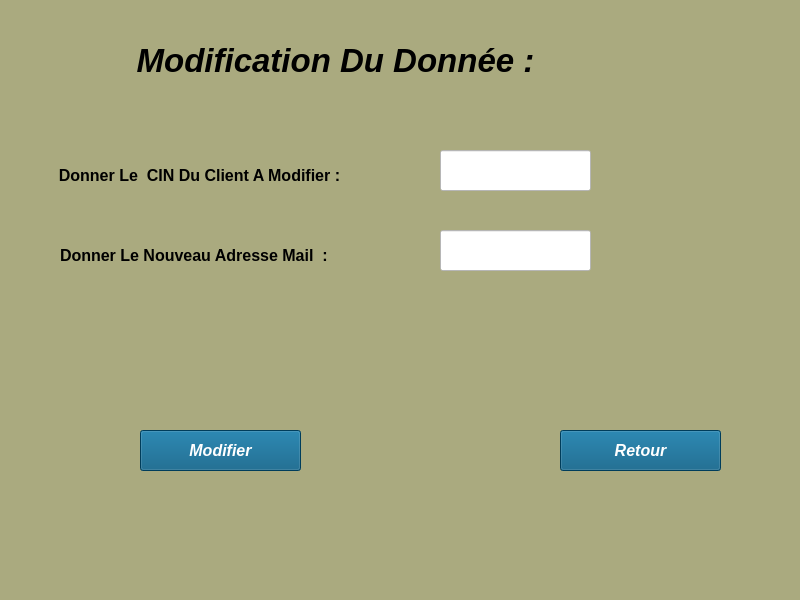
<?xml version="1.0" encoding="UTF-8"?>
<ui version="4.0">
 <class>Form</class>
 <widget class="QWidget" name="Form">
  <property name="geometry">
   <rect>
    <x>0</x>
    <y>0</y>
    <width>800</width>
    <height>600</height>
   </rect>
  </property>
  <property name="windowTitle">
   <string>Form</string>
  </property>
  <property name="styleSheet">
   <string notr="true">background-color: rgb(170, 170, 127);</string>
  </property>
  <widget class="QPushButton" name="annuler">
   <property name="geometry">
    <rect>
     <x>560</x>
     <y>430</y>
     <width>161</width>
     <height>41</height>
    </rect>
   </property>
   <property name="font">
    <font>
     <pointsize>12</pointsize>
     <weight>75</weight>
     <italic>true</italic>
     <bold>true</bold>
    </font>
   </property>
   <property name="styleSheet">
    <string notr="true">background-color: rgb(0, 85, 127);
color: rgb(255, 255, 255);</string>
   </property>
   <property name="text">
    <string>Retour</string>
   </property>
  </widget>
  <widget class="QPushButton" name="modifier">
   <property name="geometry">
    <rect>
     <x>140</x>
     <y>430</y>
     <width>161</width>
     <height>41</height>
    </rect>
   </property>
   <property name="font">
    <font>
     <pointsize>12</pointsize>
     <weight>75</weight>
     <italic>true</italic>
     <bold>true</bold>
    </font>
   </property>
   <property name="styleSheet">
    <string notr="true">background-color: rgb(0, 85, 127);
color: rgb(255, 255, 255);</string>
   </property>
   <property name="text">
    <string>Modifier</string>
   </property>
  </widget>
  <widget class="QLabel" name="label">
   <property name="geometry">
    <rect>
     <x>50</x>
     <y>160</y>
     <width>381</width>
     <height>31</height>
    </rect>
   </property>
   <property name="font">
    <font>
     <pointsize>12</pointsize>
     <weight>75</weight>
     <bold>true</bold>
    </font>
   </property>
   <property name="text">
    <string>  Donner Le  CIN Du Client A Modifier : </string>
   </property>
  </widget>
  <widget class="QLabel" name="label_2">
   <property name="geometry">
    <rect>
     <x>60</x>
     <y>240</y>
     <width>371</width>
     <height>31</height>
    </rect>
   </property>
   <property name="font">
    <font>
     <pointsize>12</pointsize>
     <weight>75</weight>
     <italic>false</italic>
     <bold>true</bold>
    </font>
   </property>
   <property name="text">
    <string>Donner Le Nouveau Adresse Mail  :</string>
   </property>
  </widget>
  <widget class="QLineEdit" name="lire_cin">
   <property name="geometry">
    <rect>
     <x>440</x>
     <y>150</y>
     <width>151</width>
     <height>41</height>
    </rect>
   </property>
   <property name="font">
    <font>
     <pointsize>12</pointsize>
     <weight>75</weight>
     <bold>true</bold>
    </font>
   </property>
   <property name="styleSheet">
    <string notr="true">background-color: rgb(255, 255, 255);
color: rgb(255, 0, 127);</string>
   </property>
  </widget>
  <widget class="QLineEdit" name="lire_mail">
   <property name="geometry">
    <rect>
     <x>440</x>
     <y>230</y>
     <width>151</width>
     <height>41</height>
    </rect>
   </property>
   <property name="font">
    <font>
     <pointsize>12</pointsize>
     <weight>75</weight>
     <bold>true</bold>
    </font>
   </property>
   <property name="styleSheet">
    <string notr="true">background-color: rgb(255, 255, 255);
color: rgb(255, 0, 127);</string>
   </property>
  </widget>
  <widget class="QLabel" name="label_3">
   <property name="geometry">
    <rect>
     <x>110</x>
     <y>20</y>
     <width>451</width>
     <height>81</height>
    </rect>
   </property>
   <property name="font">
    <font>
     <pointsize>25</pointsize>
     <weight>75</weight>
     <italic>true</italic>
     <bold>true</bold>
    </font>
   </property>
   <property name="text">
    <string>Modification Du Donnée :</string>
   </property>
   <property name="alignment">
    <set>Qt::AlignCenter</set>
   </property>
  </widget>
 </widget>
 <resources/>
 <connections/>
</ui>
